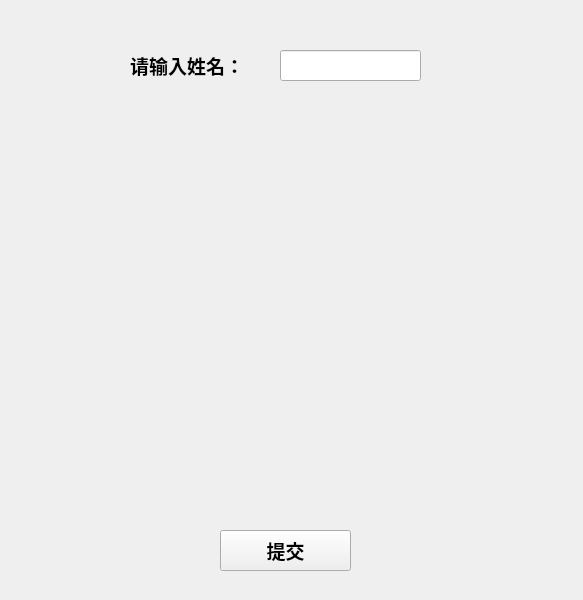
<?xml version="1.0" encoding="UTF-8"?>
<ui version="4.0">
 <class>MainWindow</class>
 <widget class="QMainWindow" name="MainWindow">
  <property name="geometry">
   <rect>
    <x>0</x>
    <y>0</y>
    <width>583</width>
    <height>600</height>
   </rect>
  </property>
  <property name="windowTitle">
   <string>添加人脸信息</string>
  </property>
  <widget class="QWidget" name="centralwidget">
   <widget class="QLabel" name="label">
    <property name="geometry">
     <rect>
      <x>130</x>
      <y>50</y>
      <width>141</width>
      <height>31</height>
     </rect>
    </property>
    <property name="font">
     <font>
      <pointsize>14</pointsize>
      <weight>75</weight>
      <bold>true</bold>
     </font>
    </property>
    <property name="text">
     <string>请输入姓名：</string>
    </property>
   </widget>
   <widget class="QLineEdit" name="lineEdit">
    <property name="geometry">
     <rect>
      <x>280</x>
      <y>50</y>
      <width>141</width>
      <height>31</height>
     </rect>
    </property>
    <property name="font">
     <font>
      <pointsize>14</pointsize>
      <weight>75</weight>
      <bold>true</bold>
     </font>
    </property>
   </widget>
   <widget class="QLabel" name="label_2">
    <property name="geometry">
     <rect>
      <x>80</x>
      <y>130</y>
      <width>431</width>
      <height>351</height>
     </rect>
    </property>
    <property name="font">
     <font>
      <pointsize>14</pointsize>
      <weight>75</weight>
      <bold>true</bold>
     </font>
    </property>
    <property name="text">
     <string/>
    </property>
   </widget>
   <widget class="QPushButton" name="pushButton">
    <property name="geometry">
     <rect>
      <x>220</x>
      <y>530</y>
      <width>131</width>
      <height>41</height>
     </rect>
    </property>
    <property name="font">
     <font>
      <pointsize>14</pointsize>
      <weight>75</weight>
      <bold>true</bold>
     </font>
    </property>
    <property name="text">
     <string>提交</string>
    </property>
   </widget>
  </widget>
 </widget>
 <resources/>
 <connections/>
</ui>
